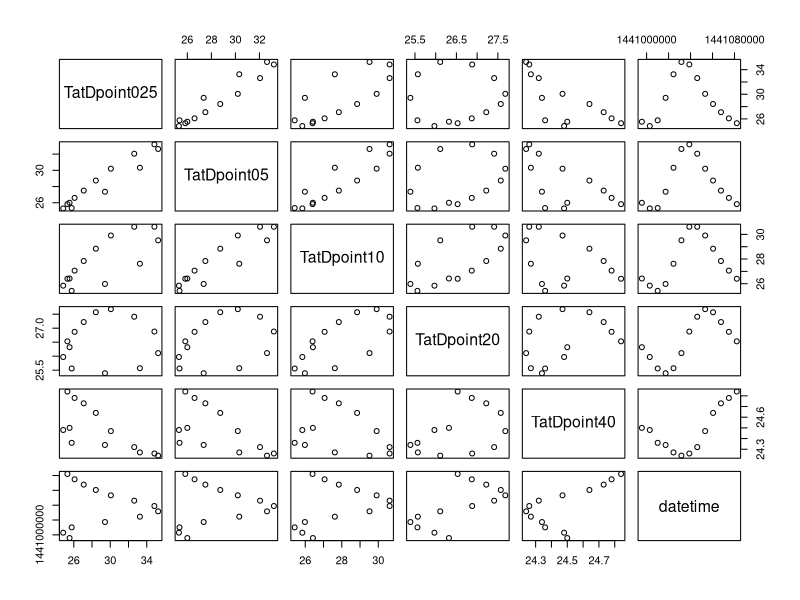
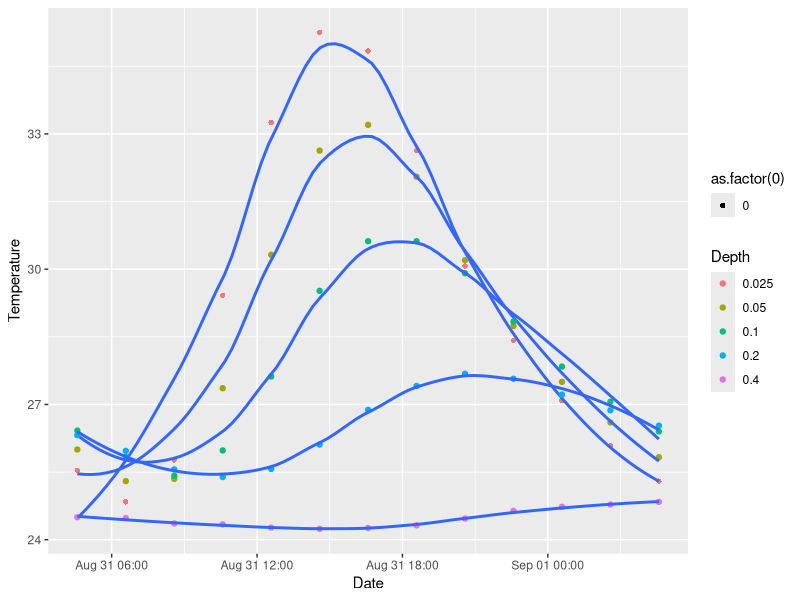
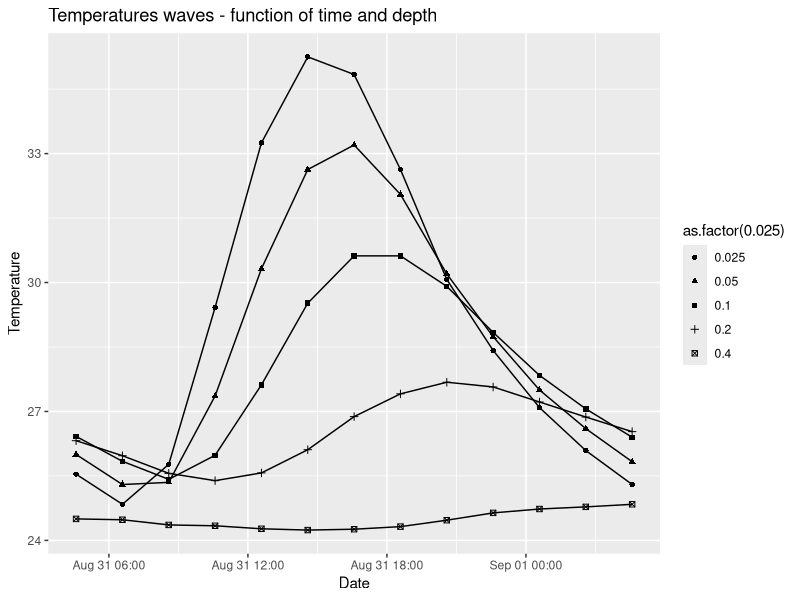

Generate these figures, in order, with R: (Note: this script raises an error after producing the figures.)
## ---- chunk 1
knitr::opts_chunk$set( warning=FALSE)
## ---- chunk 2
TatDpoint025 <- c(25.54,24.84,25.77,29.42,33.25,35.25,34.84,32.63,30.07,28.42,27.09,26.09,25.30)
TatDpoint05 <- c(26.00,25.30,25.35,27.36,30.32,32.63,33.20,32.05,30.20,28.74,27.50,26.60,25.83)

TatDpoint10 <- c(26.42,25.84,25.42,25.98,27.62,29.52,30.62,30.62,29.91,28.84,27.84,27.06,26.40)

TatDpoint20 <- c(26.32,25.97,25.56,25.39,25.57,26.11,26.88,27.41,27.68,27.57,27.22,26.87,26.53)

TatDpoint40 <- c(24.50,24.48,24.36,24.34,24.27,24.24,24.26,24.32,24.47,24.64,24.73,24.78,24.84)

datetime <- c('2015-08-31 04:35','2015-08-31 06:35','2015-08-31 08:35','2015-08-31 10:35','2015-08-31 12:35','2015-08-31 14:35','2015-08-31 16:35','2015-08-31 18:35','2015-08-31 20:35','2015-08-31 22:35','2015-09-01 00:35','2015-09-01 02:35','2015-09-01 04:35')   

blaygpfp <- data.frame(TatDpoint025,TatDpoint05,TatDpoint10,TatDpoint20,TatDpoint40,datetime)

## ---- chunk 3

#convert the date format
blaygpfp$datetime<- as.POSIXct(blaygpfp$datetime, "%Y-%m-%d %H:%M",tz="US/Pacific")
#TODO Take the annnoying date fotmat error out
str(blaygpfp)
## ---- chunk 4
plot(blaygpfp)
## ---- chunk 5
library(ggplot2)
library(dplyr)


## ---- chunk 6

blaygpfp %>% ggplot() +
geom_point(aes(x=datetime,y=TatDpoint025,colour = as.factor(0.025), shape=as.factor(0))) +
  stat_smooth(aes(x = datetime, y = TatDpoint025), se = FALSE) +
geom_point(aes(x=datetime,y=TatDpoint05,colour = as.factor(0.05))) +
  stat_smooth(aes(x = datetime, y = TatDpoint05), se = FALSE) +
geom_point(aes(x=datetime,y=TatDpoint10,colour = as.factor(0.10))) +
  stat_smooth(aes(x = datetime, y = TatDpoint10), se = FALSE) +
geom_point(aes(x=datetime,y=TatDpoint20,colour = as.factor(0.20))) +
stat_smooth(aes(x = datetime, y = TatDpoint20), se = FALSE) +
geom_point(aes(x=datetime,y=TatDpoint40,colour = as.factor(0.40))) +
stat_smooth(aes(x = datetime, y = TatDpoint40), se = FALSE) +
labs(colour = "Depth")  +
xlab("Date") + ylab("Temperature")
# check if line plot is better

## ---- chunk 7
#normalize temperature

blaygpfp %>% ggplot() +
geom_point(aes(x=datetime,y=TatDpoint025, shape=as.factor(0.025))) +
  geom_line(aes(x = datetime, y = TatDpoint025)) +
geom_point(aes(x=datetime,y=TatDpoint05,shape = as.factor(0.05))) +
  geom_line(aes(x = datetime, y = TatDpoint05)) +
geom_point(aes(x=datetime,y=TatDpoint10,shape = as.factor(0.10))) +
  geom_line(aes(x = datetime, y = TatDpoint10),) +
geom_point(aes(x=datetime,y=TatDpoint20,shape = as.factor(0.20))) +
geom_line(aes(x = datetime, y = TatDpoint20)) +
geom_point(aes(x=datetime,y=TatDpoint40,shape = as.factor(0.40))) +
geom_line(aes(x = datetime, y = TatDpoint40)) +
labs(colour = "Depth")  +
xlab("Date") + ylab("Temperature")+
ggtitle("Temperatures waves - function of time and depth")  
# check if line plot is better


## ---- chunk 8
# reshape it
blaygpfp_melt <- melt(blaygpfp,id="datetime")

# set the depth
blaygpfp_melt$depth <- 0
blaygpfp_melt[blaygpfp_melt$variable=='TatDpoint05',]$depth = 0.05
blaygpfp_melt[blaygpfp_melt$variable=='TatDpoint10',]$depth = 0.10
blaygpfp_melt[blaygpfp_melt$variable=='TatDpoint20',]$depth = 0.20
blaygpfp_melt[blaygpfp_melt$variable=='TatDpoint40',]$depth = 0.40
blaygpfp_melt[blaygpfp_melt$variable=='TatDpoint025',]$depth = 0.025
library(lubridate)
#In check_tzones(e1, e2) : 'tzone' attributes are inconsistent
blaygpfp_melt$datetime <- ymd_hms(blaygpfp_melt$datetime)

#Do increment of the time intervals
blaygpfp_melt %>% filter(datetime == ymd_hms("2015-09-01 04:35:00")) 

# set the time intervals
 blaygpfp_melt$interval <- 0
blaygpfp_melt[datetime == ymd_hms("2015-08-31 06:35:00"), ]$interval<- 2
blaygpfp_melt[datetime == ymd_hms("2015-08-31 08:35:00"), ]$interval<- 4
blaygpfp_melt[datetime == ymd_hms("2015-08-31 10:35:00"), ]$interval<- 6
blaygpfp_melt[datetime == ymd_hms("2015-08-31 12:35:00"), ]$interval<- 8
blaygpfp_melt[datetime == ymd_hms("2015-08-31 14:35:00"), ]$interval<- 10
blaygpfp_melt[datetime == ymd_hms("2015-08-31 16:35:00"), ]$interval<- 12
blaygpfp_melt[datetime == ymd_hms("2015-08-31 18:35:00"), ]$interval<- 14
blaygpfp_melt[datetime == ymd_hms("2015-08-31 20:35:00"), ]$interval<- 16
blaygpfp_melt[datetime == ymd_hms("2015-08-31 22:35:00"), ]$interval<- 18
blaygpfp_melt[datetime == ymd_hms("2015-09-01 00:35:00"), ]$interval<- 20
blaygpfp_melt[datetime == ymd_hms("2015-09-01 02:35:00"), ]$interval<- 22
blaygpfp_melt[datetime == ymd_hms("2015-09-01 04:35:00"), ]$interval<- 24


#'data.frame':	65 obs. of  3 variables:
# $ datetime: POSIXct, format: "2015-08-31 04:35:00" "2015-08-31 06:35:00"  #$ variable: Factor w/ 5 levels "TatDpoint025",..: 1 1 1 1 1 1 1 1 1 1 ...
# $ value   : num  25.5 24.8 25.8 29.4 33.2 ...



## ---- chunk 9
#normalize temperature
blaygpfp_melt$scaleT <- scale(blaygpfp_melt$value)  %>% as.vector()
# We want for hours 0, 4,8,12,16,20
blaygpfp_melt  %>% filter(interval %in% c(0, 4,8,12,16,20)) %>%  ggplot() +
geom_point(aes(x=value,y=depth,color=as.factor(interval),shape=as.factor(interval)))+
   
geom_line(aes(x=value,y=depth,color=as.factor(interval),shape=as.factor(interval)))+
xlab("Temperature(deg C)") + ylab("Depth")+
ggtitle("Temperatures at various times - function of z and T")  
# check if line plot is better
## ---- chunk 10
library(ggplot2)

amp <- c(5,3.6,2.5,1.5,.5)
depth <- c(0.025,0.05,.1,.2,.4)

plotampdepthdf <- data.frame(depth,amp)

lm_eqn <- function(df){
    m <- lm(amp ~ depth, df);
    eq <- substitute(italic(y) == a + b %.% italic(x)*","~~italic(r)^2~"="~r2, 
         list(a = format(coef(m)[1], digits = 2), 
              b = format(coef(m)[2], digits = 2), 
             r2 = format(summary(m)$r.squared, digits = 3)))
    as.character(as.expression(eq));                 
}
p <- ggplot(data = plotampdepthdf, aes(x = depth, y = amp)) +
            geom_smooth(method = "lm", se=FALSE, color="black", formula = y ~ x) +
            geom_point()
p1 <- p + geom_text(x = 0.2, y = 3, label = lm_eqn(plotampdepthdf), parse = TRUE)
p1
## ---- chunk 11

blaygpfp %>% ggplot() +

  stat_smooth(aes(x = datetime, y = TatDpoint025,colour = as.factor(0.025)), se = FALSE) +

  stat_smooth(aes(x = datetime, y = TatDpoint05,colour = as.factor(0.05)), se = FALSE) +

  stat_smooth(aes(x = datetime, y = TatDpoint10,colour = as.factor(0.10)), se = FALSE) +

stat_smooth(aes(x = datetime, y = TatDpoint20,colour = as.factor(0.20)), se = FALSE) +

stat_smooth(aes(x = datetime, y = TatDpoint40,colour = as.factor(0.40)), se = FALSE) +
labs(colour = "Depth(m")  +
xlab("Date") + ylab("Temperature (deg C)")+
ggtitle("Soil Temperatures at various depths GPFP (O'Neil Nebraska) ")  
# check if line plot is better

## ---- chunk 12

blaygpfp %>% ggplot() +
geom_line(aes(x=datetime,y=TatDpoint025,colour = as.factor(0.025))) +
geom_line(aes(x=datetime,y=TatDpoint05,colour = as.factor(0.05))) +
geom_line(aes(x=datetime,y=TatDpoint10,colour = as.factor(0.10))) +
geom_line(aes(x=datetime,y=TatDpoint20,colour = as.factor(0.20))) +
  geom_line(aes(x=datetime,y=TatDpoint40,colour = as.factor(0.40))) +
labs(colour = "Depth(m")  +
xlab("Date") + ylab("Temperature (deg C)")+
ggtitle("Soil Temperatures at various depths GPFP (O'Neil Nebraska) ")  
# check if line plot is better

## ---- chunk 13
library(lubridate)


## ---- chunk 14

blaygpfp %>% filter(datetime %in% c(as.POSIXct("2015-08-31 04:35:00"),as.POSIXct("2015-08-31 08:35:00"),as.POSIXct("2015-08-31 12:35:00"),as.POSIXct("2015-08-31 16:35:00"),as.POSIXct("2015-08-31 20:35:00"),as.POSIXct("2015-09-01 00:35:00"))) %>%  ggplot() +
geom_point(aes(x=datetime,y=TatDpoint025,colour = as.factor(0.025))) +
geom_point(aes(x=datetime,y=TatDpoint05,colour = as.factor(0.05))) +
geom_point(aes(x=datetime,y=TatDpoint10,colour = as.factor(0.10))) +
geom_point(aes(x=datetime,y=TatDpoint20,colour = as.factor(0.20))) +
  geom_point(aes(x=datetime,y=TatDpoint40,colour = as.factor(0.40))) +
labs(colour = "Depth(m")  +
xlab("Date") + ylab("Temperature (deg C)")+
ggtitle("Soil Temperatures at various depths GPFP (O'Neil Nebraska) ")  
# check if line plot is better

## ---- chunk 15
